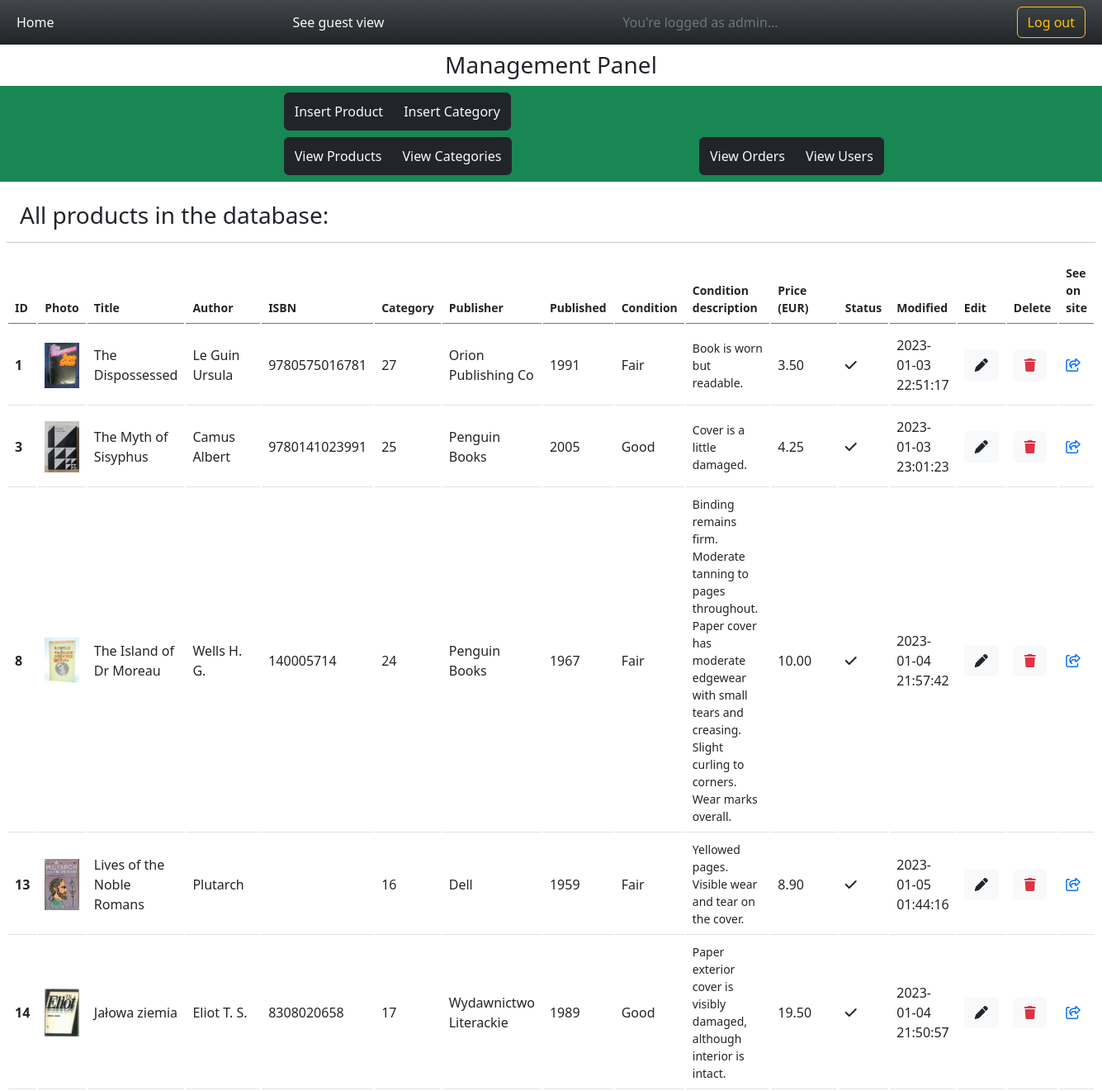
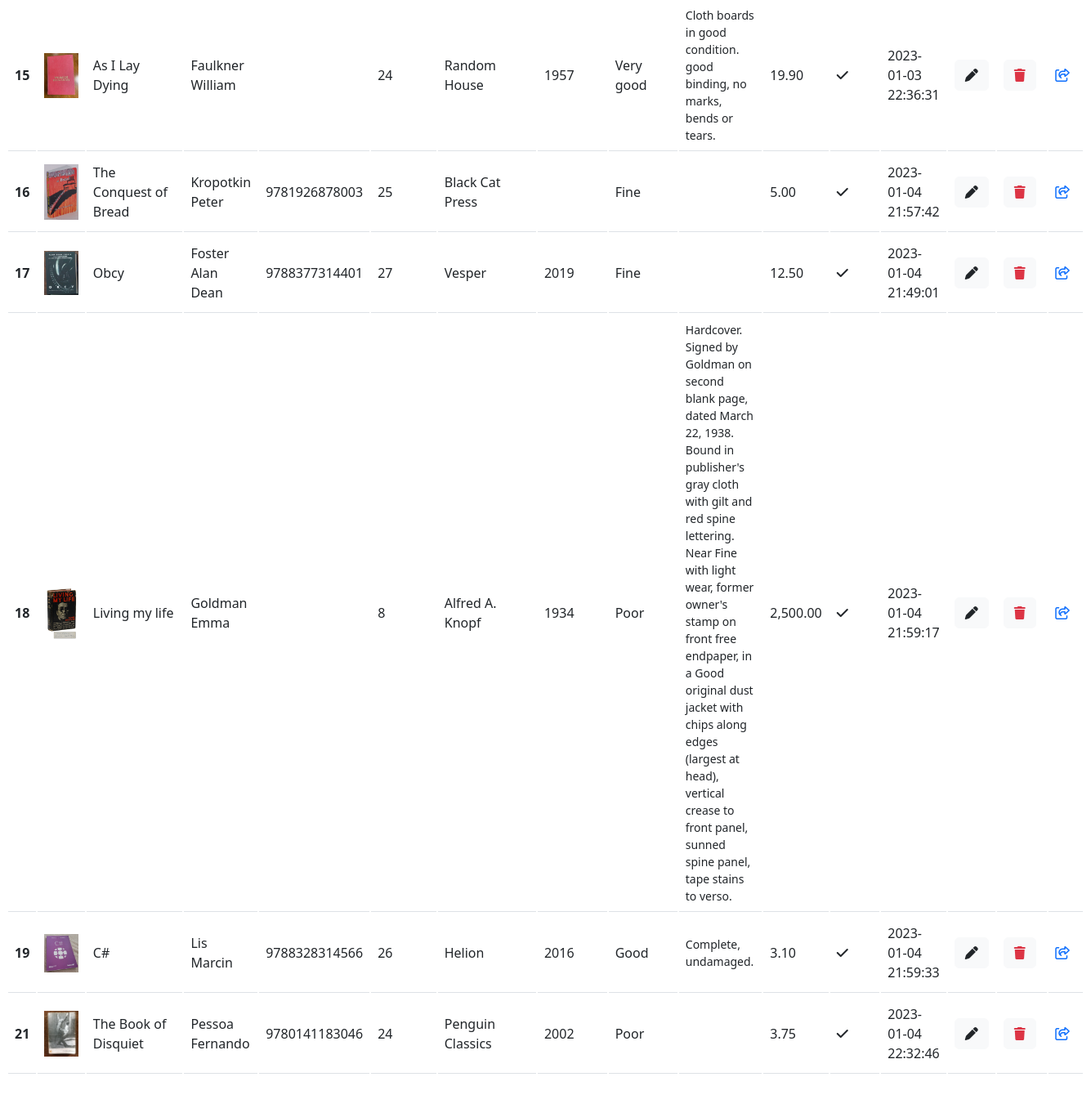
/admin_view/index.php?products (signed in), run on the app's committed database (2 pictures, top to bottom).
### tables this page shows
CREATE TABLE `product` (
  `product_id` int(11) NOT NULL,
  `title` tinytext NOT NULL,
  `author` tinytext NOT NULL,
  `release_year` year(4) DEFAULT NULL,
  `isbn` bigint(13) DEFAULT NULL,
  `publisher` tinytext DEFAULT NULL,
  `category` tinytext NOT NULL,
  `photo` varchar(255) NOT NULL,
  `price` float NOT NULL,
  `condition` tinytext NOT NULL,
  `description` text DEFAULT NULL,
  `insert_date` timestamp NOT NULL DEFAULT current_timestamp() ON UPDATE current_timestamp(),
  `status` tinyint(1) NOT NULL
);

### admin_view/products.php (the view, shortened to what this page needs)
<?php
include('../includes/connect.php');
?>
<div class="p-2">
    <h3 class="text-left m-3 ">All products in the database:</h3><hr/>
    <table class='table table-hover' id='table-admin'>
  <thead>
    <tr class='border border-secondary small' >
      <th scope='col'>ID</th>
      <th scope='col'>Photo</th>
        <th scope='col'>Title</th>
        <th scope='col'>Author</th>
        <th scope='col'>ISBN</th>
        <th scope='col'>Category</th>
        <th scope='col'>Publisher</th>
        <th scope='col'>Published</th>
        <th scope='col'>Condition</th>
        <th scope='col'>Condition description</th>
        <th scope='col'>Price (EUR)</th>
        <th scope='col'>Status</th>
        <th scope='col'>Modified</th>
        <th scope='col'>Edit</th>
        <th scope='col'>Delete </th>
        <th scope='col'>See on site</th>
    </tr>
  </thead>
  <tbody>
<?php
$get_products="SELECT * FROM `product`";
$result=mysqli_query($con,$get_products);
if(!$result){
    echo"Could not fetch data.";
}else{
while($row=mysqli_fetch_assoc($result)){
    $product_id=$row['product_id'];
    $product_title=$row['title'];
    $product_author=$row['author'];
    $category=$row['category'];
    $condition=$row['condition'];
    $product_photo=$row['photo'];
    $status=$row['status'];
    $description=$row['description'];
    $ISBN=$row['isbn'];
    $release_year=$row['release_year'];
    $publisher=$row['publisher'];
    $product_price=$row['price'];
    $insert_date=$row['insert_date'];
    if($ISBN==0){
        $ISBN=null;
    }
    if($release_year==0){
        $release_year=null;
    }
    if($status ==1){
        $status_show='<i class="fa-solid fa-check"></i>';
    }elseif($status==0){
        $status_show='<i class="fa-solid fa-x"></i>';
    }
    else{
        $status_show='<i class="fa-solid fa-ellipsis"></i>';
    }
    $price=number_format($product_price,2);
echo"
    <tr id='tr-admin'>
        <th scope='row'>$product_id</th>
            <td ><img src='./product_images/$product_photo' id='cart-img'  alt='product picture' class='product_img'></a></td>
            <td>$product_title</td>
            <td>$product_author</td>
            <td>$ISBN</td>
            <td>$category</td>
            <td>$publisher</td>
            <td >$release_year</td>
            <td >$condition</td>
            <td class='small'>$description</td>
            <td>$price</td>
            <td>$status_show</td>
            <td>$insert_date</td>
            <td><a class='btn btn-light text-dark' href='./edit_product.php?edit_product=$product_id'><i class='fas fa-pen'></i></a></td>
            <td><a class='btn btn-light text-danger' href='./products.php?delete=$product_id'><i class='fas fa-trash'></i></a></td>
      <td><a href='../product_details.php?product_id=$product_id'><i class='far fa-share-square'></i></a></td>
</th></tr>";
}
}
?>
</tbody>
</table>
</div>

### style.css (style rules this page uses)
* { margin:0; padding:0; box-sizing:border-box; }
html, body { height: 100%; padding: 0; margin: 0; }
IMG { object-fit:contain; max-width:100%; max-height:100%; }
[id="cart-img"] { width: auto; height: 80px; }
[id="tr-admin"] { vertical-align: middle; text-justify: auto; }
.product_img { width:100px; }
[id="table-admin"] { border-collapse: separate; table-layout: auto; align-content: space-around; }

### data on the page
product: product_id "1", photo (picture), title "The Dispossessed", author "Le Guin Ursula", isbn "9780575016781", category "27", publisher "Orion Publishing Co", release_year "1991", condition "Fair", description "Book is worn but readable.", price "3.50", status 1 (drawn), insert_date "2023-01-03 22:51:17"
product: product_id "3", photo (picture), title "The Myth of Sisyphus", author "Camus Albert", isbn "9780141023991", category "25", publisher "Penguin Books", release_year "2005", condition "Good", description "Cover is a little damaged.", price "4.25", status 1 (drawn), insert_date "2023-01-03 23:01:23"
product: product_id "8", photo (picture), title "The Island of Dr Moreau", author "Wells H. G.", isbn "140005714", category "24", publisher "Penguin Books", release_year "1967", condition "Fair", description "Binding remains firm. Moderate tanning to pages throughout. Paper cover has moderate edgewear with small tears and creasing. Slight curling to corners. Wear marks overall.", price "10.00", status 1 (drawn), insert_date "2023-01-04 21:57:42"
product: product_id "13", photo (picture), title "Lives of the Noble Romans", author "Plutarch", category "16", publisher "Dell", release_year "1959", condition "Fair", description "Yellowed pages. Visible wear and tear on the cover.", price "8.90", status 1 (drawn), insert_date "2023-01-05 01:44:16"
product: product_id "14", photo (picture), title "Jałowa ziemia", author "Eliot T. S.", isbn "8308020658", category "17", publisher "Wydawnictwo Literackie", release_year "1989", condition "Good", description "Paper exterior cover is visibly damaged, although interior is intact.", price "19.50", status 1 (drawn), insert_date "2023-01-04 21:50:57"
product: product_id "15", photo (picture), title "As I Lay Dying", author "Faulkner William", category "24", publisher "Random House", release_year "1957", condition "Very good", description "Cloth boards in good condition. good binding, no marks, bends or tears.", price "19.90", status 1 (drawn), insert_date "2023-01-03 22:36:31"
product: product_id "16", photo (picture), title "The Conquest of Bread", author "Kropotkin Peter", isbn "9781926878003", category "25", publisher "Black Cat Press", condition "Fine", price "5.00", status 1 (drawn), insert_date "2023-01-04 21:57:42"
product: product_id "17", photo (picture), title "Obcy", author "Foster Alan Dean", isbn "9788377314401", category "27", publisher "Vesper", release_year "2019", condition "Fine", price "12.50", status 1 (drawn), insert_date "2023-01-04 21:49:01"
product: product_id "18", photo (picture), title "Living my life", author "Goldman Emma", category "8", publisher "Alfred A. Knopf", release_year "1934", condition "Poor", description "Hardcover. Signed by Goldman on second blank page, dated March 22, 1938. Bound in publisher's gray cloth with gilt and red spine lettering. Near Fine with light wear, former owner's stamp on front free endpaper, in a Good original dust jacket with chips along edges (largest at head), vertical crease to front panel, sunned spine panel, tape stains to verso.", price "2,500.00", status 1 (drawn), insert_date "2023-01-04 21:59:17"
product: product_id "19", photo (picture), title "C#", author "Lis Marcin", isbn "9788328314566", category "26", publisher "Helion", release_year "2016", condition "Good", description "Complete, undamaged.", price "3.10", status 1 (drawn), insert_date "2023-01-04 21:59:33"
product: product_id "21", photo (picture), title "The Book of Disquiet", author "Pessoa Fernando", isbn "9780141183046", category "24", publisher "Penguin Classics", release_year "2002", condition "Poor", price "3.75", status 1 (drawn), insert_date "2023-01-04 22:32:46"
